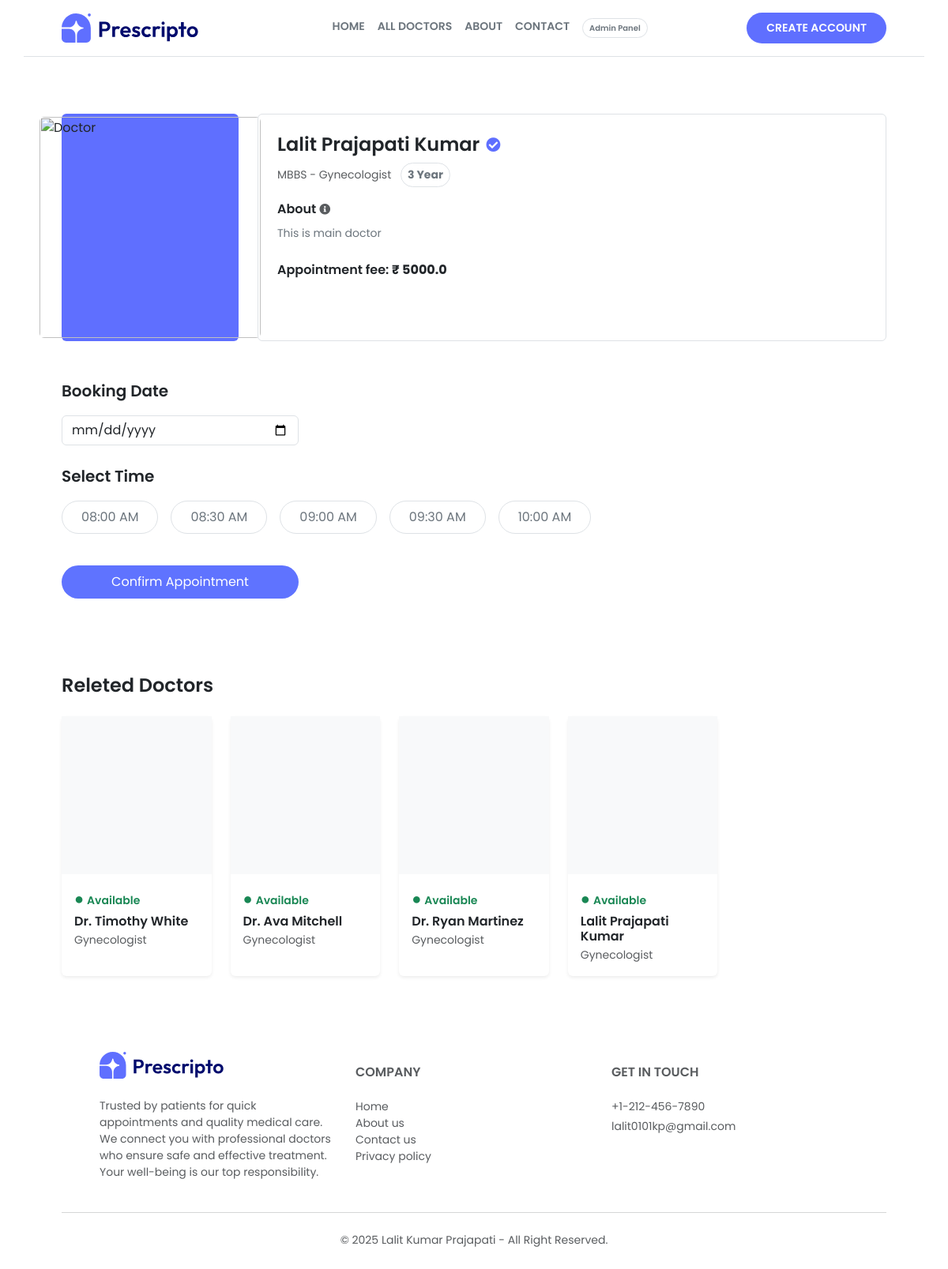
The page /doctor_info/16/ on the database its author committed.
### appointment/models.py (models this page shows, shortened)
class Doctor(models.Model):
    image = CloudinaryField('image', folder='doctor_image')
    name = models.CharField(max_length=100)
    email = models.EmailField()
    username = models.CharField(max_length=255, unique=True)
    password = models.CharField(max_length=100)
    experience = models.IntegerField()
    fees = models.FloatField()
    category = models.ForeignKey(Category, on_delete=models.CASCADE)
    degree = models.CharField(max_length=50)
    about = models.TextField()
    address = models.TextField()
    available = models.BooleanField(default=True)

class Category(models.Model):
    name = models.CharField(max_length=100)
    def __str__(self):
        return self.name

### appointment/views.py (the view)
# urls.py: path('doctor_info/<int:id>/', views.doctor_info, name='doctor_info'),
def doctor_info(request, id):
    doctor = Doctor.objects.get(id=id, available=True)
    releted_doctor = Doctor.objects.filter(category=doctor.category, available=True)[:10]
    return render(request, 'doctor_info.html', {'doctor': doctor, 'releted_doctor': releted_doctor})

### templates/doctor_info.html (shortened to what this page needs)
{% extends "layout.html" %}
{% load static %}
{% block contant %}
    <section class="mt-4">
        <div class="container p-5">
            <div class="d-flex flex-column flex-md-row gap-4">
                <div class="rounded d-flex align-items-center justify-content-center flex-shrink-0"
                    style="width: 224px; height: 288px;background-color: rgb(95 111 255);" >
                    <img src="{{  doctor.image.url  }}"
                        alt="Doctor" class="rounded" width="280">
                </div>
                <div class="border rounded p-4 flex-fill">
                    <h2 class="h4 fw-semibold text-dark d-flex align-items-center gap-2">
                        {{ doctor.name }}
                        <span  style="color: rgb(95 111 255);" class='small'>
                            <i class="fas fa-check-circle small"></i>
                        </span>
                    </h2>
                    <p class="text-muted small mt-1 mb-3">
                        {{ doctor.degree }} - {{ doctor.category  }}
                        <span class="border rounded-pill px-2 py-1 ms-2 text-secondary fw-bold d-inline-block">{{ doctor.experience }}
                            Year</span>
                    </p>
                    <p class="fw-semibold text-dark d-flex align-items-center gap-1 mb-2">
                        About
                        <i class="fas fa-info-circle text-muted small"></i>
                    </p>
                    <p class="text-secondary small mb-4">
                        {{ doctor.about }}
                    </p>
                    <p class="fw-semibold text-dark">
                        Appointment fee: <span class="fw-bold"> ₹ {{ doctor.fees }}</span>
                    </p>
                </div>
            </div>
            <form action="{% url 'book_appointment' doctor.id %}" method="POST" id="appointmentForm">
                <div class="mt-5">
                    <p class="fw-semibold text-dark mb-3 fs-5">Booking Date</p>
                    <input type="date" name="date" class="form-control mb-4" required style="max-width: 300px;" />
                    <p class="fw-semibold text-dark mb-3 fs-5">Select Time</p>
                    <div class="d-flex gap-3 mb-4 flex-wrap" id="timeButtons">
                        <button type="button" data-time="08:00" class="btn border rounded-pill px-4 py-2 text-secondary small">08:00 AM</button>
                        <button type="button" data-time="08:30" class="btn border rounded-pill px-4 py-2 text-secondary small">08:30 AM</button>
                        <button type="button" data-time="09:00" class="btn border rounded-pill px-4 py-2 text-secondary small">09:00 AM</button>
                        <button type="button" data-time="09:30" class="btn border rounded-pill px-4 py-2 text-secondary small">09:30 AM</button>
                        <button type="button" data-time="10:00" class="btn border rounded-pill px-4 py-2 text-secondary small">10:00 AM</button>
                    </div>
                    <button type="submit" class="btn text-white w-100 rounded-pill mt-3 py-2 small"
                        style="background-color: #5F73FF; max-width: 300px;">
                        Confirm Appointment
                    </button>
                </div>
            </form>
            <div class='pt-5 mt-5'>
                <h3 class='fw-semibold text-dark mb-4 fs-4' data-aos="fade-up">
                    Releted Doctors
                </h3>
                <div class="row row-cols-2 row-cols-sm-5 g-4">
                    {% for doctor in releted_doctor %}
                    <div class="col" data-aos="fade-up" data-aos-delay="100">
                        <div class="card border-0 rounded shadow-sm h-100"
                            style="transition: all 0.3s ease;"
                            onmouseover="this.style.transform='translateY(-10px)'; this.style.boxShadow='0 15px 30px rgba(0,0,0,0.15)'"
                            onmouseout="this.style.transform='translateY(0px)'; this.style.boxShadow=''">
                            <div class="bg-light d-flex justify-content-center align-items-center overflow-hidden"
                                style="height: 200px;">
                            </div>
                            <div class="card-body pb-3 d-flex flex-column">
                                <p class="text-success small fw-semibold mb-1">
                                    <span class="me-1 fs-5">●</span>Available
                                </p>
                                <h6 class="card-title fw-semibold mb-1">
                                    {{ doctor.name }}
                                </h6>
                                <p class="text-muted small mb-0">
                                    {{ doctor.category }}
                                </p>
                            </div>
                        </div>
                    </div>
                    {% endfor %}
                </div>
            </div>
        </div>
    </section>
{% endblock %}

### templates/layout.html (style rules this page uses)
body { font-family: "Poppins", sans-serif; }

### rows shown on the page
Doctor: name "Lalit Prajapati Kumar", degree "MBBS", category "Gynecologist", experience "3", about "This is main doctor", fees "5000.0"
Doctor: name "Dr. Timothy White", category "Gynecologist"
Doctor: name "Dr. Ava Mitchell", category "Gynecologist"
Doctor: name "Dr. Ryan Martinez", category "Gynecologist"
